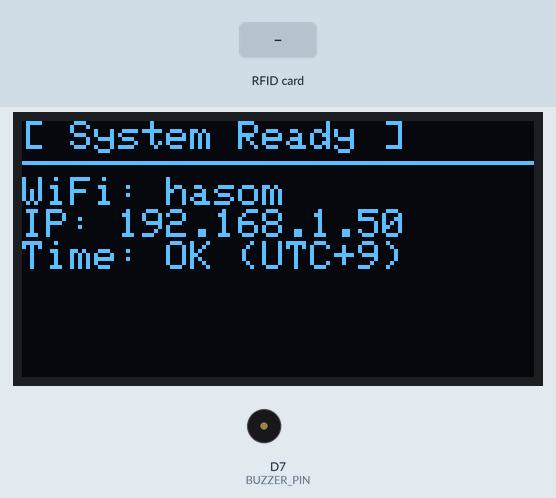
Simulated run of this sketch. Board: ESP8266 (NodeMCU). On the bench: 128×64 one-colour display, buzzer (waves = sounding). Inputs (shaded band) come from the test bench. WiFi joins after 1.5 s; servers stay silent unless stated; the local clock reads 2024-03-15 10:24:30 at power-on unless the sketch sets it; what the sketch prints to the serial monitor is not drawn.

Above: at 3.0 s.
At 6.5 s:
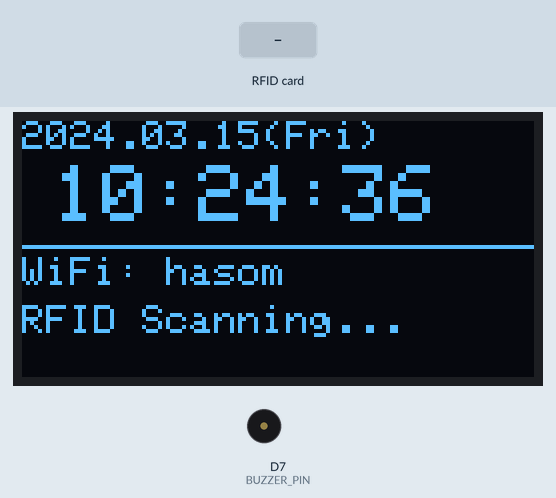
6.6 s: RFID card 12 34 56 78 90 held to the reader
At 8.0 s:
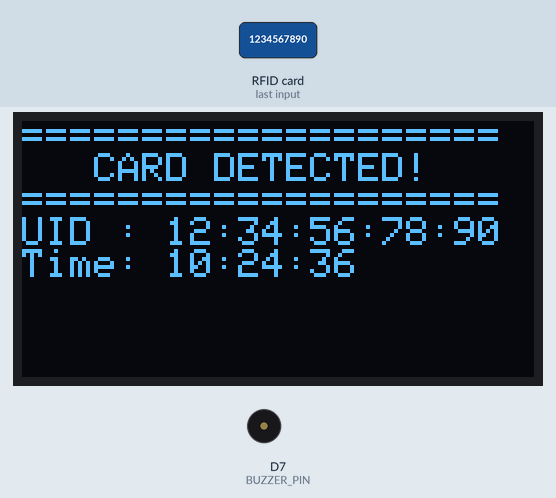
8.3 s: RFID card 5E 7A 19 C4 held to the reader
At 10.9 s:
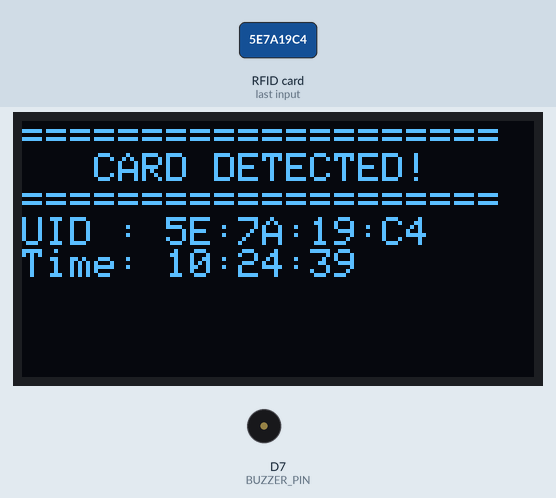
11.2 s: RFID card 5E 7A 19 C4 held to the reader
At 13.8 s:
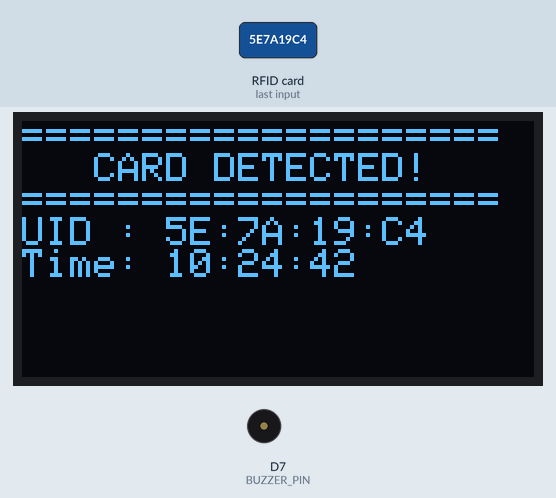
Timing chart, 0 to 15.3 s (numbered marks = the images above; inputs shaded):
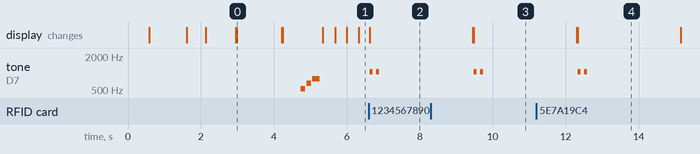

The sketch:

RfidWifiClock.ino
```cpp
#include <Wire.h>
#include <Adafruit_GFX.h>
#include <Adafruit_SSD1306.h>
#include <Adafruit_PN532.h>
#include <ESP8266WiFi.h>
#include <time.h>

// ======================================
// WiFi Settings
// ======================================
const char* WIFI_SSID     = "hasom";
const char* WIFI_PASSWORD = "1234567890";

// NTP (Korea Standard Time: UTC+9)
#define TZ_OFFSET_SEC 32400
const char* NTP_SERVERS[] = {
  "time.google.com",
  "pool.ntp.org",
  "time.cloudflare.com"
};

// ======================================
// Pin Configuration
// ======================================
#define OLED_SDA    14  // D5
#define OLED_SCL    12  // D6
#define PN532_IRQ   4   // D2
#define PN532_RESET 5   // D1
#define BUZZER_PIN  13  // D7

// ======================================
// Display
// ======================================
#define SCREEN_WIDTH   128
#define SCREEN_HEIGHT  64
#define OLED_RESET     -1
#define SCREEN_ADDRESS 0x3C

Adafruit_SSD1306 display(SCREEN_WIDTH, SCREEN_HEIGHT, &Wire, OLED_RESET);
Adafruit_PN532   nfc(PN532_IRQ, PN532_RESET);

bool wifiConnected  = false;
bool timeAvailable  = false;

// ======================================
// Sound Functions
// ======================================
void playBootSound() {
  tone(BUZZER_PIN, 523, 120); delay(160);
  tone(BUZZER_PIN, 659, 120); delay(160);
  tone(BUZZER_PIN, 784, 200); delay(250);
  noTone(BUZZER_PIN);
}

void playCardSound() {
  tone(BUZZER_PIN, 1047, 80); delay(120);
  noTone(BUZZER_PIN);         delay(60);
  tone(BUZZER_PIN, 1047, 80); delay(120);
  noTone(BUZZER_PIN);
}

void playErrorSound() {
  tone(BUZZER_PIN, 400, 200); delay(250);
  tone(BUZZER_PIN, 300, 300); delay(350);
  noTone(BUZZER_PIN);
}

// ======================================
// Status Display Helper
// ======================================
void showStatus(String title, String line1, String line2 = "", String line3 = "", String line4 = "") {
  display.clearDisplay();
  display.setTextSize(1);
  display.setTextColor(SSD1306_WHITE);
  display.setCursor(0, 0);
  display.println(title);
  display.drawFastHLine(0, 10, SCREEN_WIDTH, SSD1306_WHITE);
  display.setCursor(0, 14);
  display.println(line1);
  if (line2 != "") display.println(line2);
  if (line3 != "") display.println(line3);
  if (line4 != "") display.println(line4);
  display.display();
}

// ======================================
// WiFi Connection
// ======================================
void connectWiFi() {
  WiFi.mode(WIFI_STA);
  WiFi.begin(WIFI_SSID, WIFI_PASSWORD);

  showStatus("[ WiFi ]", "Connecting to:", String(WIFI_SSID), "Please wait...");

  int attempts = 0;
  while (WiFi.status() != WL_CONNECTED && attempts < 40) {
    delay(500);
    attempts++;
    // Update progress bar every 4 ticks
    if (attempts % 2 == 0) {
      display.clearDisplay();
      display.setTextSize(1);
      display.setTextColor(SSD1306_WHITE);
      display.setCursor(0, 0);
      display.println("[ WiFi Connecting... ]");
      display.drawFastHLine(0, 10, SCREEN_WIDTH, SSD1306_WHITE);
      display.setCursor(0, 14);
      display.println("SSID: " + String(WIFI_SSID));
      display.println("Attempt: " + String(attempts) + "/40");
      // Progress bar
      int progress = map(attempts, 0, 40, 0, SCREEN_WIDTH - 2);
      display.drawRect(0, 48, SCREEN_WIDTH, 12, SSD1306_WHITE);
      display.fillRect(2, 50, progress, 8, SSD1306_WHITE);
      display.display();
    }
  }

  if (WiFi.status() == WL_CONNECTED) {
    wifiConnected = true;
    String ip = WiFi.localIP().toString();
    Serial.println("WiFi OK! IP: " + ip);
    showStatus("[ WiFi OK ]", "SSID: " + String(WIFI_SSID), "IP: " + ip, "Syncing NTP time...");
    delay(800);

    // Try 3 NTP servers
    for (int i = 0; i < 3 && !timeAvailable; i++) {
      configTime(TZ_OFFSET_SEC, 0, NTP_SERVERS[i]);
      Serial.print("NTP sync: "); Serial.println(NTP_SERVERS[i]);
      showStatus("[ NTP Sync ]", "Server: " + String(NTP_SERVERS[i]), "Waiting...", "IP: " + ip);

      unsigned long startMs = millis();
      while (millis() - startMs < 6000) {
        time_t now = time(nullptr);
        if (now > 1609459200UL) { // > 2021-01-01
          timeAvailable = true;
          Serial.println("Time sync OK!");
          break;
        }
        delay(200);
      }
    }

    if (timeAvailable) {
      showStatus("[ System Ready ]",
        "WiFi: " + String(WIFI_SSID),
        "IP: " + ip,
        "Time: OK (UTC+9)");
    } else {
      showStatus("[ Warning ]",
        "WiFi: OK",
        "NTP: FAILED",
        "Time unavailable.",
        "Check internet.");
    }
    delay(1200);

  } else {
    wifiConnected = false;
    Serial.println("WiFi FAILED!");
    showStatus("[ WiFi FAILED ]",
      "SSID: " + String(WIFI_SSID),
      "Check hotspot is ON",
      "Continuing without",
      "WiFi & time...");
    playErrorSound();
    delay(2000);
  }
}

// ======================================
// Time Helpers
// ======================================
String getTimeString() {
  if (!timeAvailable) return "--:--:--";
  time_t now = time(nullptr);
  struct tm* t = localtime(&now);
  char buf[12];
  snprintf(buf, sizeof(buf), "%02d:%02d:%02d", t->tm_hour, t->tm_min, t->tm_sec);
  return String(buf);
}

String getDateString() {
  if (!timeAvailable) return "No NTP Time";
  time_t now = time(nullptr);
  struct tm* t = localtime(&now);
  const char* days[] = {"Sun","Mon","Tue","Wed","Thu","Fri","Sat"};
  char buf[24];
  snprintf(buf, sizeof(buf), "%04d.%02d.%02d(%s)",
    t->tm_year + 1900, t->tm_mon + 1, t->tm_mday, days[t->tm_wday]);
  return String(buf);
}

// ======================================
// Setup
// ======================================
void setup() {
  Serial.begin(115200);
  Serial.println("\n\n=== System Boot ===");
  pinMode(BUZZER_PIN, OUTPUT);

  Wire.begin(OLED_SDA, OLED_SCL);

  if (!display.begin(SSD1306_SWITCHCAPVCC, SCREEN_ADDRESS)) {
    Serial.println("OLED init failed!");
    for (;;);
  }

  showStatus("[ System Boot ]", "OLED: OK", "Initializing...");
  delay(500);

  // WiFi + NTP
  connectWiFi();

  // PN532 Init
  showStatus("[ PN532 RFID ]", "Initializing...");
  nfc.begin();
  uint32_t versiondata = nfc.getFirmwareVersion();
  if (!versiondata) {
    showStatus("[ ERROR ]", "PN532 not found!", "Check connections:", "SDA:D5 SCL:D6", "IRQ:D2 RST:D1");
    playErrorSound();
    while (1);
  }
  nfc.SAMConfig();
  char fwStr[20];
  snprintf(fwStr, sizeof(fwStr), "FW: %d.%d", (versiondata>>16)&0xFF, (versiondata>>8)&0xFF);
  showStatus("[ PN532 OK ]", String(fwStr));
  delay(500);

  playBootSound();
  Serial.println("System ready!");
}

// ======================================
// Main Loop
// ======================================
int scanAnimFrame = 0;

void loop() {
  display.clearDisplay();
  display.setTextSize(1);
  display.setTextColor(SSD1306_WHITE);

  // Date line
  display.setCursor(0, 0);
  display.println(getDateString());

  // Time (large)
  display.setTextSize(2);
  display.setCursor(8, 11);
  display.println(getTimeString());

  // Divider
  display.setTextSize(1);
  display.drawFastHLine(0, 31, SCREEN_WIDTH, SSD1306_WHITE);

  // WiFi status
  display.setCursor(0, 34);
  if (wifiConnected) {
    display.print("WiFi: "); display.println(WIFI_SSID);
  } else {
    display.println("WiFi: Disconnected");
  }

  // RFID scan animation
  display.setCursor(0, 46);
  display.print("RFID Scanning");
  for (int i = 0; i < (scanAnimFrame % 4); i++) display.print(".");
  display.display();
  scanAnimFrame++;

  // RFID read (non-blocking, 300ms)
  uint8_t uid[7] = {0};
  uint8_t uidLength;
  bool success = nfc.readPassiveTargetID(PN532_MIFARE_ISO14443A, uid, &uidLength, 300);

  if (success) {
    String uidStr = "";
    for (uint8_t i = 0; i < uidLength; i++) {
      if (uid[i] < 0x10) uidStr += "0";
      uidStr += String(uid[i], HEX);
      if (i < uidLength - 1) uidStr += ":";
    }
    uidStr.toUpperCase();

    String timeStr = getTimeString();
    Serial.println("=== CARD DETECTED ===");
    Serial.println("UID : " + uidStr);
    Serial.println("Time: " + timeStr);

    display.clearDisplay();
    display.setTextSize(1);
    display.setCursor(0, 0);
    display.println("====================");
    display.println("   CARD DETECTED!   ");
    display.println("====================");
    display.println("UID : " + uidStr);
    display.println("Time: " + timeStr);
    display.display();

    playCardSound();
    delay(2500);
  }
}
```

Measured:
- after the input at 6.6 s, tone on D7 (BUZZER_PIN): alternates 1047 Hz for 0.08 s and silent for 0.10 s, 4 changes in all, then stays silent, starting at once; the display: first differs from a run without the input at once (image 2)
- after the input at 8.3 s, tone on D7 (BUZZER_PIN): alternates 1047 Hz for 0.08 s and silent for 0.10 s, 4 changes in all, then stays silent, starting after 1.2 s; the display: first differs from a run without the input after 1.2 s (image 3)
- after the input at 11.2 s, tone on D7 (BUZZER_PIN): alternates 1047 Hz for 0.08 s and silent for 0.10 s, 4 changes in all, then stays silent, starting after 1.1 s; the display: first differs from a run without the input after 1.1 s (image 4)
- what the display in image 0 shows lasts 1.2 s, from 3.0 s to 4.2 s
